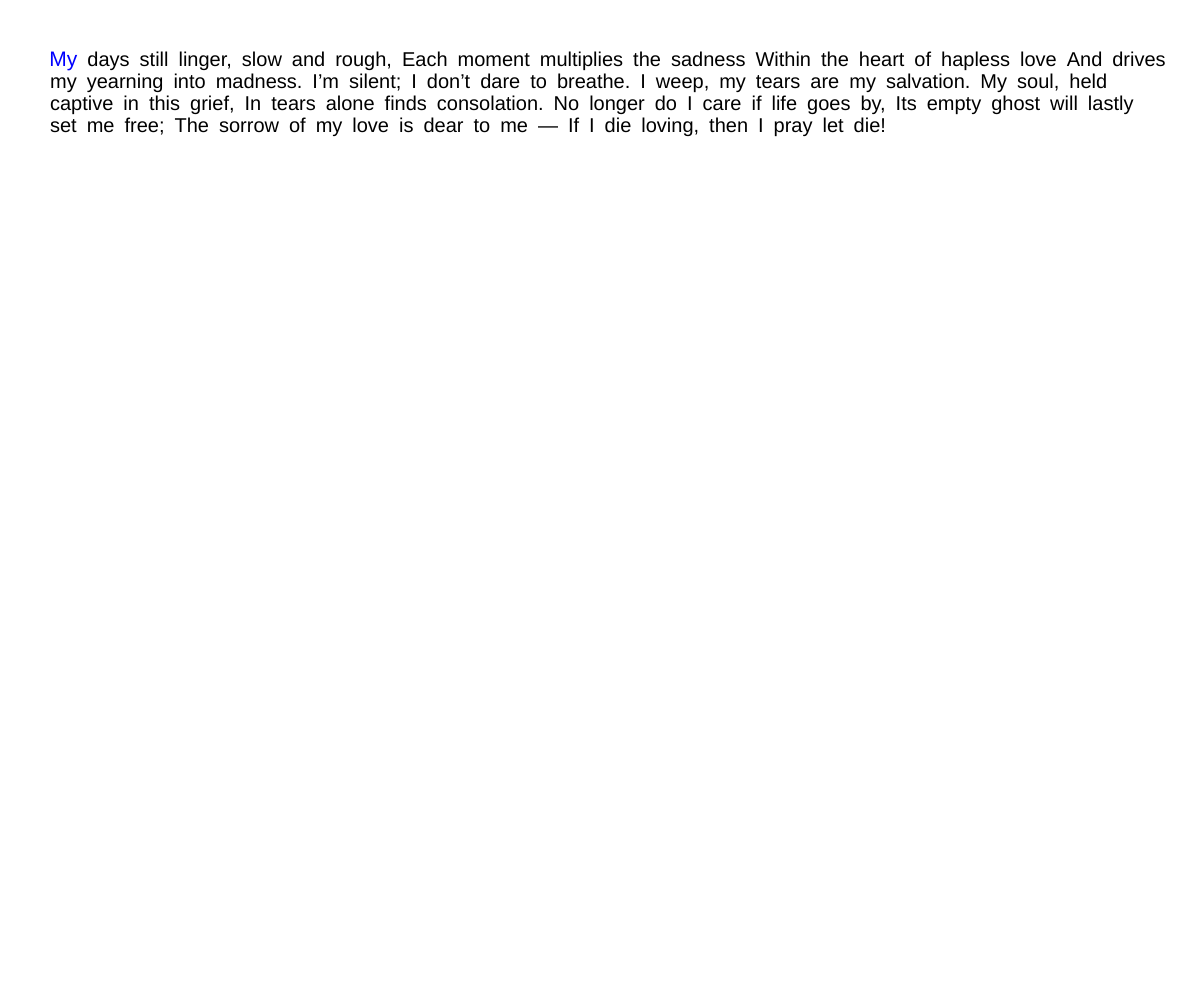
Frame 1 (no input)
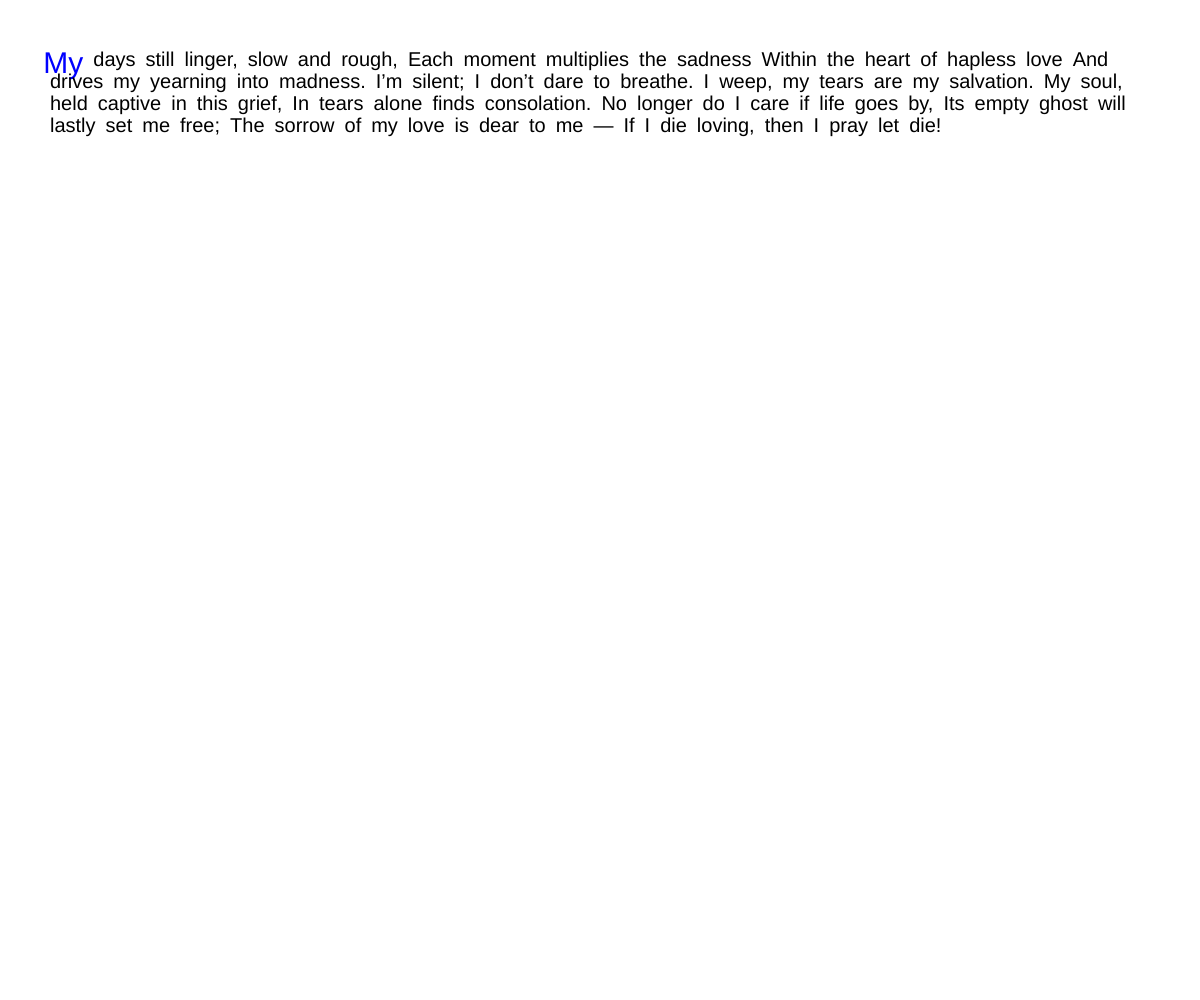
Frame 60 (no input)
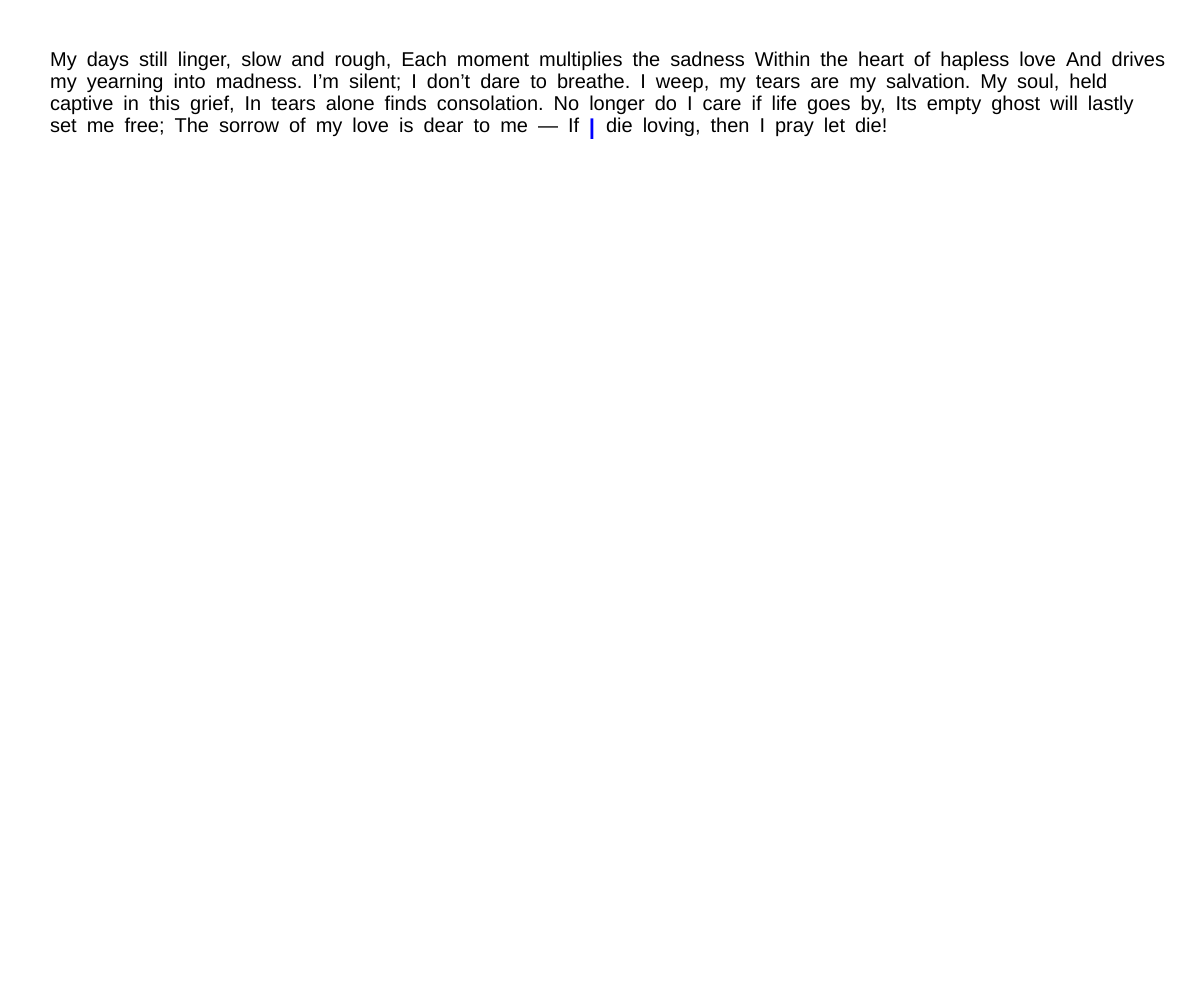
Frame 120 (the mouse pressed at the canvas centre since frame 60)

The p5.js sketch that drew these frames (run headless with seeded random() and noise() and a simulated clock; from frame 60 on, the mouse is pressed at the canvas centre):

// p5.js sketch
// ── sketch.js
let textContent = "My days still linger, slow and rough, Each moment multiplies the sadness Within the heart of hapless love And drives my yearning into madness. I’m silent; I don’t dare to breathe. I weep, my tears are my salvation. My soul, held captive in this grief, In tears alone finds consolation. No longer do I care if life goes by, Its empty ghost will lastly set me free; The sorrow of my love is dear to me — If I die loving, then I pray let die!";
let words = textContent.split(" "); // Split text into words
let baseTextSize = 20; // Base font size
let maxTextSize = 30; // Maximum font size when zoomed
let lerpSpeed = 0.1; // Speed of the lerp effect

// Array to store the current text size for each word
let wordSizes = [];

// Variable to store the index of the currently hovered word
let hoveredWordIndex = -1;

function setup() {
    createCanvas(windowWidth, windowHeight);
    textSize(baseTextSize);
    textAlign(LEFT, TOP);
    noStroke();
    fill(0); // Text color

    // Initialize wordSizes array with baseTextSize
    for (let i = 0; i < words.length; i++) {
        wordSizes[i] = baseTextSize;
    }
}

function draw() {
    background(255); // White background

    let x = 50; // Starting x position
    let y = 50; // Starting y position
    let lineHeight = baseTextSize * 1.1; // Line height

    // Reset hoveredWordIndex at the start of each frame
    hoveredWordIndex = -1;
    let minDistance = Infinity; // Initialize with a large value

    // Calculate the closest word to the mouse
    for (let i = 0; i < words.length; i++) {
        let word = words[i];
        let wordWidth = textWidth(word);

        // Calculate the center of the word
        let wordCenterX = x + wordWidth / 2;
        let wordCenterY = y + baseTextSize / 2;

        // Calculate the distance between the mouse and the word's center
        let distance = dist(mouseX, mouseY, wordCenterX, wordCenterY);

        // Check if this word is the closest to the mouse
        if (distance < minDistance) {
            minDistance = distance;
            hoveredWordIndex = i;
        }

        // Update x position for the next word
        x += wordWidth + 10; // Add spacing between words

        // Move to the next line if the word goes beyond the canvas width
        if (x + textWidth(word) > width - 50) {
            x = 50;
            y += lineHeight;
        }
    }

    // Reset x and y for rendering
    x = 50;
    y = 50;

    // Render all words
    for (let i = 0; i < words.length; i++) {
        let word = words[i];
        let wordWidth = textWidth(word);

        // Target text size based on whether this word is the closest to the mouse
        let targetTextSize = (i === hoveredWordIndex) ? maxTextSize : baseTextSize;

        // Smoothly interpolate the text size using lerp
        wordSizes[i] = lerp(wordSizes[i], targetTextSize, lerpSpeed);

        // Set the text size
        textSize(wordSizes[i]);

        // Calculate the new width of the word after resizing
        let newWordWidth = textWidth(word);

        // Adjust the x position to keep the text centered
        if (i === hoveredWordIndex) {
            x -= (newWordWidth - wordWidth) / 2; // Shift left to center the hovered word
        }

        // Draw the word
        fill(i === hoveredWordIndex ? color(0, 0, 255) : color(0)); // Blue if hovered, black otherwise
        text(word, x, y);

        // Update x position for the next word
        x += newWordWidth + 10; // Add spacing between words

        // Move to the next line if the word goes beyond the canvas width
        if (x + textWidth(word) > width - 50) {
            x = 50;
            y += lineHeight;
        }
    }
}
// ── styles.css
/* Define custom fonts using @font-face */
@font-face {
    font-family: "Old English Text MT";
    src: url("font/OldEnglishTextMT.ttf") format("truetype");
    font-weight: normal;
    font-style: normal;
}

@font-face {
    font-family: "Roboto Mono";
    src: url("font/RobotoMono-Medium.ttf") format("truetype");
    font-weight: 500; /* Medium weight */
    font-style: normal;
}

/* General Styles */
body {
    font-family: "Roboto Mono", monospace;
    margin: 0;
    padding: 0;
    line-height: 1.6;
}

/* Header Styles */
header {
    text-align: center;
    margin-bottom: 2rem;
}

h1 {
    font-family: "Old English Text MT", serif;
    font-size: 2.5rem;
    font-weight: bold;
    font-style: italic;
    color: blue;
    margin: 0 auto;
}

/* Image Styles */
.styled-image {
    width: 100%;
    max-width: 400px;
    height: auto;
    display: block;
    margin: 0 auto;
}

/* Section Styles */
section {
    text-align: center;
    margin: 2rem 0;
}

h2 {
    font-size: 1.75rem;
    margin-bottom: 1rem;
}
// ── test.html
<!DOCTYPE html>
<html lang="en">
<head>
    <meta charset="UTF-8">
    <meta name="viewport" content="width=device-width, initial-scale=1.0">
    <link rel="stylesheet" href="styles.css">
    <link rel="icon" href="alma.svg" type="image/svg+xml">
    <title>alma-agasy</title>
</head>
<body>
<header>
    <h1>Alma Agasy</h1>
    <p>UFA, Bashkortostan 26</p>
</header>

<main>
    <section>
        <h2>Put my photos here:</h2>
        <figure>
            <img src="dirl.jpg" alt="A photo" class="styled-image">
        </figure>
    </section>
</main>
</body>
</html>
